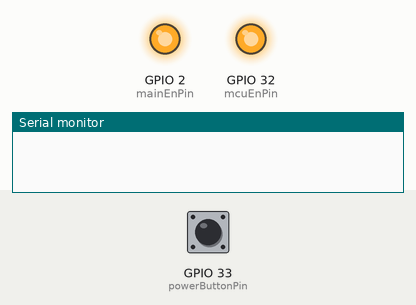
Recording of a sketch running on a simulated ESP32. Shown: output pins drawn as LEDs (lit = HIGH), the last lines printed to the serial monitor. The test bench sets the inputs (shaded band); at power-on: GPIO 33 (powerButtonPin) LOW.

Above: at 1.2 s.
1.3 s: GPIO 33 (powerButtonPin) pulled HIGH for 3.2 s
At 4.5 s:
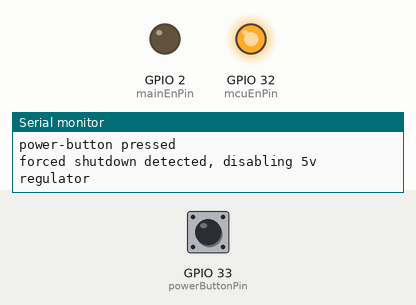
At 5.1 s:
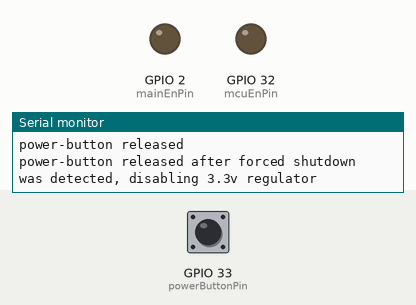
Timing chart, 0 to 6.6 s (numbered marks = the images above; inputs shaded):
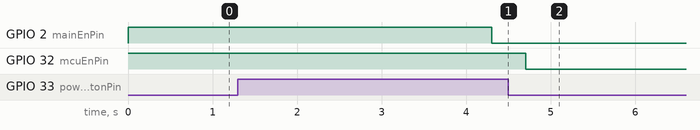

Measured:
- after the input at 1.3 s, GPIO 2 (mainEnPin): HIGH → LOW after 3.0 s; GPIO 32 (mcuEnPin): HIGH → LOW after 3.4 s

The sketch:

PowerControl.ino
```cpp
#include "Arduino.h"
#include <Adafruit_INA260.h>

// Pins
const int powerButtonPin = 33;
const int mcuEnPin = 32; // for 3v3 boost
const int mainEnPin = 2; // for pi and screen

// Inits
int lastButtonState = LOW;
int clickStartedMillis = 0;
boolean isInSoftShutdown = false;
boolean isInForcedShutdown = false;
Adafruit_INA260 ina260 = Adafruit_INA260(); // Voltage/Current/Power monitor

void setup() {
  // Serial with usb
  Serial.begin(115200);

  // Assign powerButtonPin as input
  pinMode(powerButtonPin, INPUT);

  // Keep mcu running by enabling 3.3v regulator
  pinMode(mcuEnPin, OUTPUT);
  digitalWrite(mcuEnPin, HIGH);

  // Start pi by enabling 5v regulators
  pinMode(mainEnPin, OUTPUT);
  digitalWrite(mainEnPin, HIGH);
}

void loop() {
  // Getting the button-state
  int buttonState = digitalRead(powerButtonPin);

  // Listening for button changes
  if (buttonState != lastButtonState) {
    if (buttonState == HIGH){ // Button was just pressed
      Serial.println("power-button pressed");
      clickStartedMillis = millis();
      lastButtonState = HIGH;
    }
    else { // // Button was just released
      Serial.println("power-button released");
      lastButtonState = LOW;
      clickStartedMillis = 0;

      // If the 5v regulator was disabled (isInForcedShutdown == true), we want to disable the mcu immediately after the button is released
      if (isInForcedShutdown){
        Serial.println("power-button released after forced shutdown was detected, disabling 3.3v regulator");
        delay(200);
        digitalWrite(mcuEnPin, LOW); // kill mcu
      }
    }
  }

  // Logic for forced shutdown when holding button
  if (!isInForcedShutdown && clickStartedMillis > 0){
    int buttonPressedMs = millis() - clickStartedMillis;

    if (buttonPressedMs > 3000) {
      Serial.println("forced shutdown detected, disabling 5v regulator");
      digitalWrite(mainEnPin, LOW);
      isInForcedShutdown = true;
    }
  }


//    // Power readings
//    Serial.print("Current: ");
//    Serial.print(ina260.readCurrent());
//    Serial.println(" mA");
//
//    Serial.print("Bus Voltage: ");
//    Serial.print(ina260.readBusVoltage());
//    Serial.println(" mV");
//
//    Serial.print("Power: ");
//    Serial.print(ina260.readPower());
//    Serial.println(" mW");


    /*if (isInShutdown == true){
      int shutdownState = digitalRead(shutdownNotificationReceiverPin);

      if (shutdownState == LOW) {
        // Blink three times
        digitalWrite(ledPin, HIGH);
        delay(400);
        digitalWrite(ledPin, LOW);
        delay(400);
        digitalWrite(ledPin, HIGH);
        delay(400);
        digitalWrite(ledPin, LOW);
        delay(400);
        digitalWrite(ledPin, HIGH);
        delay(400);
        digitalWrite(ledPin, LOW);

        // Additional time needed for the pi to properly shutdown
        delay(6500);

        // Cut power
        analogWrite(powerCutPin, 1023);
      }
    }*/
}
```
